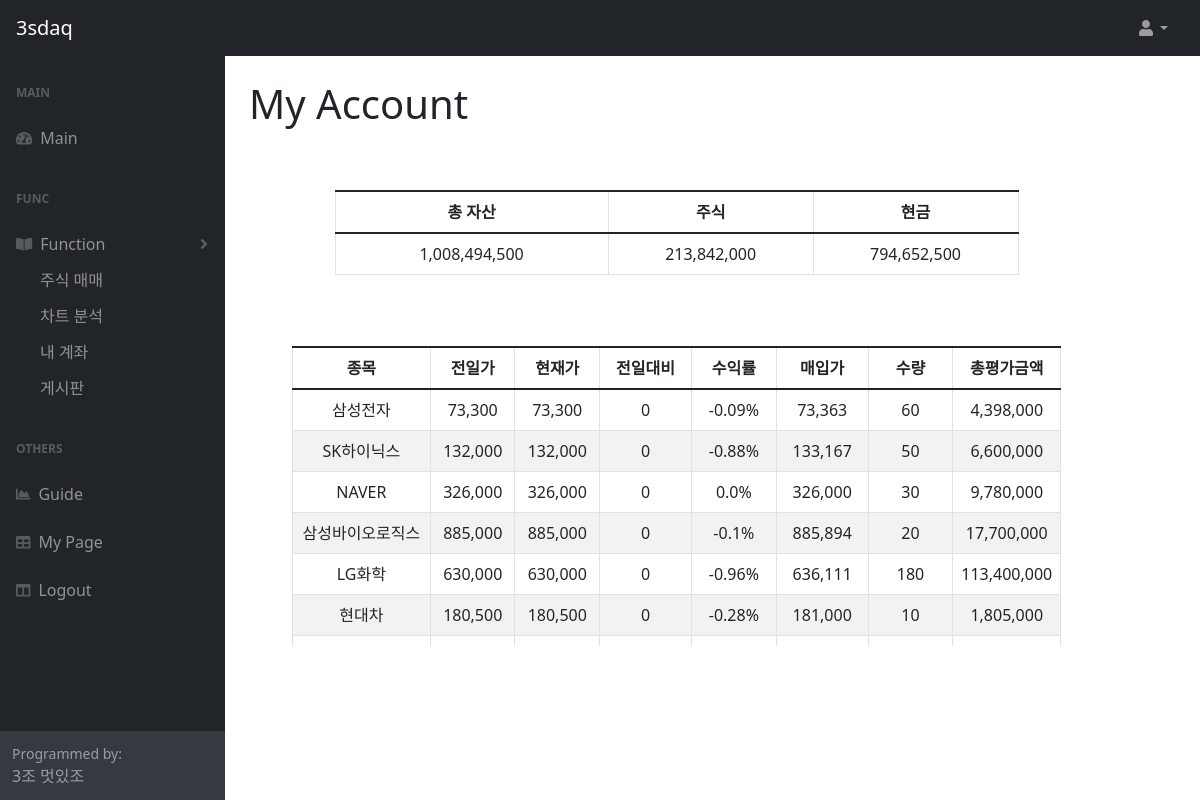
Screenshot of /trade/sTrade_myAccount/ (signed in) with the database file from the repository.
### tradeApp/models.py (models this page shows)
class Comp(models.Model):
    code    = models.IntegerField(primary_key = True)
    name  = models.CharField(max_length=500)
    type  = models.CharField(max_length=100)
    vol   = models.IntegerField(default=100)
    d_1price = models.IntegerField(default=0)
    regdate = models.DateTimeField(auto_now=True)
    u_date = models.DateTimeField(null=True)

### tradeApp/views.py (the view)
# urls.py: path('sTrade_myAccount/', views.sTrade_myAccount, name='sTrade_myAccount'),
def sTrade_myAccount(request) :
    print(">>>> sTrade_myAccount")
    typeST = request.POST.get('typeST', '')
    user_id = request.POST.get('user_id', '')
    user_id = request.session['user_id']
    query_txt = " select user_amt from userApp_webuser where user_id = ?"
    sTrade_amt_query = query_db(query_txt, (user_id, ))  # 현금조회 select
    d_day = '-0 day'
    stock_prices = 0
    myStock_price = query_myStock_price(user_id)
    for value in myStock_price:
        value['d_1price'] = getComma(value['d_1price'])
        value['price'] = getComma(value['price'])
        value['change'] = getComma(value['change'])
        value['myprice'] = getComma(value['myprice'])
        value['quan'] = getComma(value['quan'])
        value['income_rate'] = str(value['income_rate']) + "%"
        stock_prices += value['esti_price']
        value['t_price'] = getComma(value['t_price'])
        value['esti_price'] = getComma(value['esti_price'])
    user_amt = int(sTrade_amt_query[0]['user_amt'])
    tot_asset = stock_prices + user_amt
    context = {
        'myTrades': myStock_price,
        'user_amt': getComma(user_amt),
        'tot_asset': getComma(tot_asset),
        'stock_prices': getComma(stock_prices),
    }
    if (typeST == 'update'):
        return JsonResponse(context, safe=False)
    else:
        return render(request, 'sTrade/myAccount.html', context)

### tradeApp/views.py (called while the page is built)
def query_db(query, args=(), one=False):
    con = sqlite3.connect(dbURL)
    cur = con.cursor()
    cur.execute(query, args)
    con.commit()
    r = [dict((cur.description[i][0], value) \
               for i, value in enumerate(row)) for row in cur.fetchall()]
    cur.connection.close()
    con.close()
    return (r[0] if r else None) if one else r

def getComma(value):
    str_value = str(value)
    new_value = ""
    for i, v in enumerate(range(len(str_value), 0,-1)):
        if(i%3 == 0 and i != 0):
            new_value = "," + new_value
        new_value = str_value[v-1] + new_value
    return new_value

### tradeApp/templates/sTrade/myAccount.html (shortened to what this page needs)
{% include 'header.html' %}
{% block content %}
<div id="contents">
    <div id="first" style="margin-top: 30px; width: 100% height: 300px;" >
        <table class="table table-bordered" style="width:100%;">
			<colgroup>
				<col width="40%" />
				<col width="30%" />
				<col width="30%" />
			</colgroup>
			<thead align="center">
				<tr>
					<th>총 자산</th><th>주식</th><th>현금</th>
				</tr>
			</thead>
			<tbody>
				<tr>
                    <td name="tot_asset" id="tot_asset">{{tot_asset}}</td>
					<td name="stock_prices" id="stock_prices">{{stock_prices}}</td>
					<td name="user_amt" id="user_amt">{{user_amt}}</td>
                </tr>
			</tbody>
        </table>
    </div>
    <div id="three" style="margin-top: 30px; width: 100% height: 300px;" >
        <table class="table table-bordered"  align="left" style="width:100%; height=100%">
            <colgroup>
				<col width="18%" />
				<col width="11%" />
				<col width="11%" />
				<col width="12%" />
				<col width="11%" />
				<col width="12%" />
				<col width="11%" />
				<col width="14%" />
			</colgroup>
			<thead>
				<tr>
					<th style="width: 10px">종목</th><th>전일가</th><th>현재가</th><th>전일대비</th><th>수익률</th><th>매입가</th><th>수량</th><th>총평가금액</th>
				</tr>
			</thead>
            <tbody id="tbody" stype="height:300px; width:100%;">
            {% for myTrade in myTrades %}
				<tr id="now_myTrade_{{forloop.counter0}}" copyId="now_myTrade_{{forloop.counter0}}" trCode="{{myTrade.code}}"
					dcode="{{myTrade.code}}" dname="{{myTrade.name}}" dprice="{{myTrade.price}}" dquan="{{myTrade.quan}}"
					vgubun='S'  onclick="trade_preOrder(this)" style='text-align: center;'>
					<td width="100" name="name" id="td_myTrade_name_{{forloop.counter0}}">{{myTrade.name}}</td>
					<td width="100" name="d_1price" id="td_myTrade_d_1price_{{forloop.counter0}}">{{myTrade.d_1price}}</td>
					<td width="100" name="price" id="td_myTrade_price_{{forloop.counter0}}">{{myTrade.price}}</td>
					<td width="100" name="change" id="td_myTrade_change_{{forloop.counter0}}">{{myTrade.change}}</td>
					<td width="100" name="income_rate" id="td_myTrade_income_rate_{{forloop.counter0}}">{{myTrade.income_rate}}</td>
					<td width="100" name="myprice" id="td_myTrade_myprice_{{forloop.counter0}}">{{myTrade.myprice}}</td>
					<td width="100" name="quan" id="td_myTrade_quan_{{forloop.counter0}}">{{myTrade.quan}}</td>
					<td width="100" name="esti_price" id="td_myTrade_esti_price_{{forloop.counter0}}">{{myTrade.esti_price}}</td>
				</tr>
				{% endfor %}
            </tbody>
        </table>
    </div>
</div>
{% endblock %}
{% include 'footer.html'%}

### tradeApp/templates/sTrade/myAccount.html (style rules this page uses)
#contents { width: 100%; text-align: center; }
#first { display:inline-block; width:80%; height:120px; position: relative; overflow-y: auto; }
#three { display:inline-block; width:90%; height:300px; overflow-y: auto; }
table { border-collapse: collapse; overflow-y: auto; align:center; }
th { height:30px; }
td { height:20px; }
th { background-color: #f2f2f2; }
tr:nth-child(even) { background-color: #f2f2f2; }

### rows the page displays
Comp: name "삼성전자", d_1price "73,300", price "73,300", change "0", income_rate "-0.09%", myprice "73,363", quan "60", esti_price "4,398,000"
Comp: name "SK하이닉스", d_1price "132,000", price "132,000", change "0", income_rate "-0.88%", myprice "133,167", quan "50", esti_price "6,600,000"
Comp: name "NAVER", d_1price "326,000", price "326,000", change "0", income_rate "0.0%", myprice "326,000", quan "30", esti_price "9,780,000"
Comp: name "삼성바이오로직스", d_1price "885,000", price "885,000", change "0", income_rate "-0.1%", myprice "885,894", quan "20", esti_price "17,700,000"
Comp: name "LG화학", d_1price "630,000", price "630,000", change "0", income_rate "-0.96%", myprice "636,111", quan "180", esti_price "113,400,000"
Comp: name "현대차", d_1price "180,500", price "180,500", change "0", income_rate "-0.28%", myprice "181,000", quan "10", esti_price "1,805,000"

### other values shown
{{ tot_asset }} "1,008,494,500"
{{ stock_prices }} "213,842,000"
{{ user_amt }} "794,652,500"
